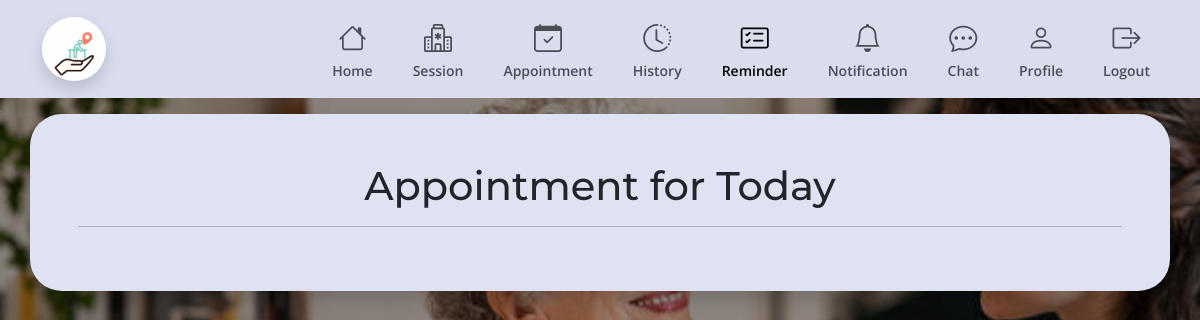
The page /TherapistsReminder.php (signed in) on the database as committed earlier.
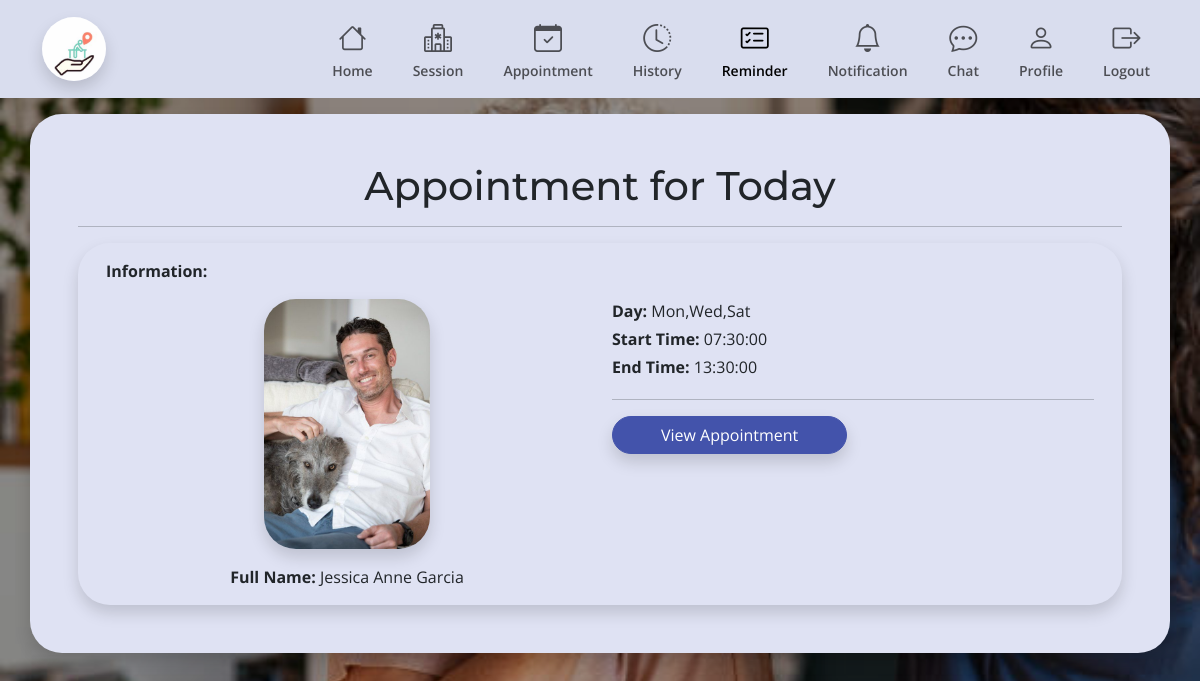
The same page on the database as committed later.
### tables this page shows
CREATE TABLE `tbl_reminder` (
  `reminder_id` int(11) NOT NULL,
  `appointment_id` int(11) NOT NULL,
  `reminder_date` varchar(200) NOT NULL,
  `reminder_messsage` varchar(250) NOT NULL,
  `reminder_status` varchar(50) NOT NULL
);

CREATE TABLE `tbl_user` (
  `User_id` int(11) NOT NULL,
  `Fname` varchar(50) NOT NULL,
  `Lname` varchar(50) NOT NULL,
  `Mname` varchar(30) NOT NULL,
  `Bday` date NOT NULL,
  `UserName` varchar(30) NOT NULL,
  `Password` varchar(255) NOT NULL,
  `ContactNum` varchar(11) NOT NULL,
  `Email` varchar(30) NOT NULL,
  `user_type` char(1) NOT NULL,
  `profilePic` varchar(100) NOT NULL,
  `E_wallet` float NOT NULL
);

CREATE TABLE `tbl_sched` (
  `shed_id` int(11) NOT NULL,
  `therapists_id` int(11) NOT NULL,
  `day` varchar(20) NOT NULL,
  `start_time` time NOT NULL,
  `end_time` time NOT NULL,
  `note` varchar(150) NOT NULL,
  `status` varchar(20) NOT NULL,
  `date_created` date NOT NULL DEFAULT current_timestamp()
);

### TherapistsReminder.php (the view, shortened to what this page needs)
<?php
include "./database.php";
$var_UserId = $_SESSION["sess_id"];
$var_crrntDate = date("Y-m-d");
$var_Rmndr = "SELECT RM.reminder_date,
                    RM.reminder_messsage,
                    RM.reminder_status,
                    AP.num_of_session,
                    AP.payment_type,
                    AP.start_date,
                    AP.start_date,
                    AP.appointment_id,
                    SC.start_time,
                    SC.day,
                    SC.end_time,
                    SC.note,
                    CONCAT(U.Fname,' ',U.Mname,' ',U.Lname) AS Pat_fllname,
                    U.profilePic,
                    P.patient_id,
                    PT.case_handled
                    FROM tbl_reminder RM
					JOIN tbl_appointment AP ON AP.appointment_id = RM.appointment_id
					JOIN tbl_patient P ON AP.patient_id = P.patient_id
					JOIN tbl_therapists PT ON AP.therapists_id = PT.therapist_id
					JOIN tbl_user U ON U.User_id = P.user_id
					JOIN tbl_sched SC ON AP.schedle_id = SC.shed_id
					WHERE  PT.user_id = $var_UserId";
$var_rmndrqry = mysqli_query($var_conn, $var_Rmndr);
?>
<!DOCTYPE html>
<html data-bs-theme="light">
<head>
    <link rel='stylesheet' type='text/css' media='screen' href='./assets/css/TherapistHomePage.css'>
</head>
<body>
    <header>
        <nav class="navbar navbar-expand-lg bg-primary-subtle">
            <div class="container">
                <a class="navbar-brand" href="#">
                    <img src="./assets/img/Logo.jpg" class="rounded-pill shadow" alt="Logo.jpg" width="64" height="64">
                </a>
                <div class="offcanvas offcanvas-start bg-primary-subtle" tabindex="-1" id="offcanvasNavbar"
                    aria-labelledby="offcanvasNavbarLabel">
                    <div class="offcanvas-body">
                        <ul class="navbar-nav justify-content-end flex-grow-1 pe-0 gap-0 gap-lg-4">
                            <li class="nav-item">
                                <a class="nav-link fw-semibold text-center" aria-current="page" href="./TherapistsHomePage.php">
                                    <i class="bi bi-house fs-3"></i><br>
                                    <small>Home</small>
                                </a>
                            </li>
                            <li class="nav-item">
                                <a class="nav-link fw-semibold text-center" aria-current="page" href="./PTSession.php">
                                    <i class="bi bi-hospital fs-3"></i><br>
                                    <small>Session</small>
                                </a>
                            </li>
                            <li class="nav-item">
                                <a class="nav-link fw-semibold text-center" aria-current="page" href="./TherapistsAppointment.php">
                                    <i class="bi bi-calendar-check fs-3"></i><br>
                                    <small>Appointment</small>
                                </a>
                            </li>
                            <li class="nav-item">
                                <a class="nav-link fw-semibold text-center" aria-current="page" href="#">
                                    <i class="bi bi-clock-history fs-3"></i><br>
                                    <small>History</small>
                                </a>
                            </li>
                            <li class="nav-item">
                                <a class="nav-link fw-semibold text-center active" aria-current="page" href="./TherapistsReminder.php">
                                    <i class="bi bi-card-checklist fs-3"></i><br>
                                    <small>Reminder</small>
                                </a>
                            </li>
                            <li class="nav-item">
                                <a class="nav-link fw-semibold text-center" aria-current="page" href="#">
                                    <i class="bi bi-bell fs-3"></i><br>
                                    <small>Notification</small>
                                </a>
                            </li>
                            <li class="nav-item">
                                <a class="nav-link fw-semibold text-center" aria-current="page" href="./TherapistChat.php">
                                    <i class="bi bi-chat-dots fs-3 chat-badge"></i><br>
                                    <small>Chat</small>
                                </a>
                            </li>
                            <li class="nav-item">
                                <a class="nav-link fw-semibold text-center" aria-current="page" href="./TherapistsProfilePage.php">
                                    <i class="bi bi-person fs-3"></i><br>
                                    <small>Profile</small>
                                </a>
                            </li>
                            <li class="nav-item">
                                <a class="nav-link fw-semibold text-center" aria-current="page" href="./Logout.php">
                                    <i class="bi bi-box-arrow-right fs-3"></i><br>
                                    <small>Logout</small>
                                </a>
                            </li>
                        </ul>
                    </div>
                </div>
            </div>
        </nav>
    </header>
    <main class="py-0 py-sm-3">
        <section class="main-section bg-secondary-subtle py-3 py-sm-5 px-3 px-sm-5 shadow container">
            <h1 class="text-center mb-3">Appointment for Today</h1>
            <hr>
            <form method="POST" action="TherapistsReminder.php">
                <div class="d-flex justify-content-center align-items-center flex-column gap-3">
                    <?php
                    if (mysqli_num_rows($var_rmndrqry) > 0) {
                        while ($var_Rget = mysqli_fetch_array($var_rmndrqry)) {
                            $var_listDate = explode(",", $var_Rget["reminder_date"]);
                            if (in_array($var_crrntDate, $var_listDate)) {
                                $appointmentID = $var_Rget["appointment_id"];
                                $profilePic = $var_Rget["profilePic"];
                                $fullName = $var_Rget["Pat_fllname"];
                                $day = $var_Rget["day"];
                                $startTime = $var_Rget["start_time"];
                                $endTime = $var_Rget["end_time"];
                                echo "<div class='row w-100 bg-bg-secondary-subtle p-3 rounded-5 shadow border-5 gap-3 gap-sm-0'>
                                    <b class='mb-3'>Information:</b>
                                    <div class='col-sm d-flex justify-content-center align-items-center flex-column gap-3'>
                                        <img src='./UserFiles/ProfilePictures/$profilePic' alt='$profilePic' class='img-fluid rounded-5 shadow' style='object-fit: cover; height: 250px;'>
                                        <label class='text-center'><b>Full Name: </b>$fullName</label>
                                    </div>
                                    <div class='col-sm'>
                                        <label class='mb-1'><b>Day: </b>$day</label><br>
                                        <label class='mb-1'><b>Start Time: </b>$startTime</label><br>
                                        <label class='mb-1'><b>End Time: </b>$endTime</label><br>
                                        <hr>
                                        <button name='BtnSession' value='$appointmentID' class='btn btn-primary px-5 rounded-5 shadow'>View Appointment</button>
                                    </div>
                                </div>";
                            }
                        }
                    }
                    ?>
                </div>
            </form>
        </section>
    </main>
</body>
</html>

Rows that differ between the two databases and show on the page:
added tbl_reminder: tbl_user.profilePic (picture), fullName "Jessica Anne Garcia", tbl_sched.day "Mon,Wed,Sat", tbl_sched.start_time "07:30:00", tbl_sched.end_time "13:30:00", $appointmentID 43 (drawn)
